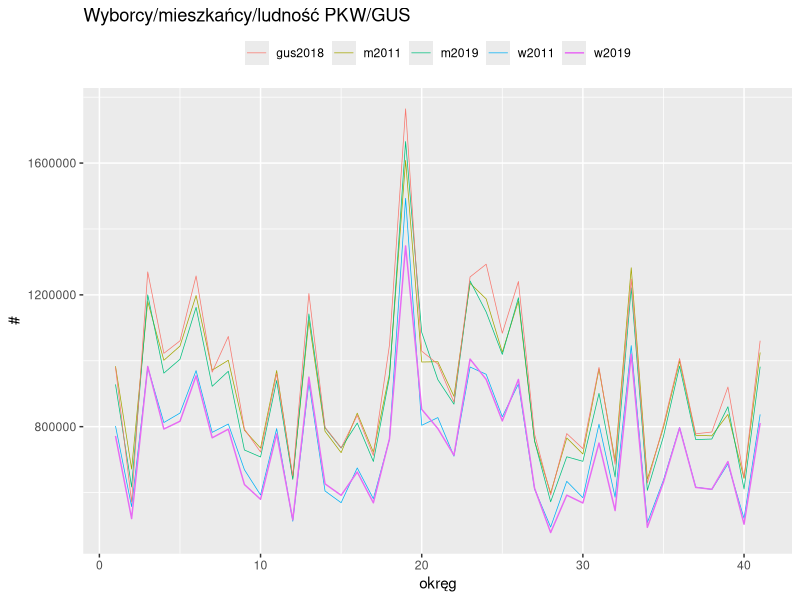
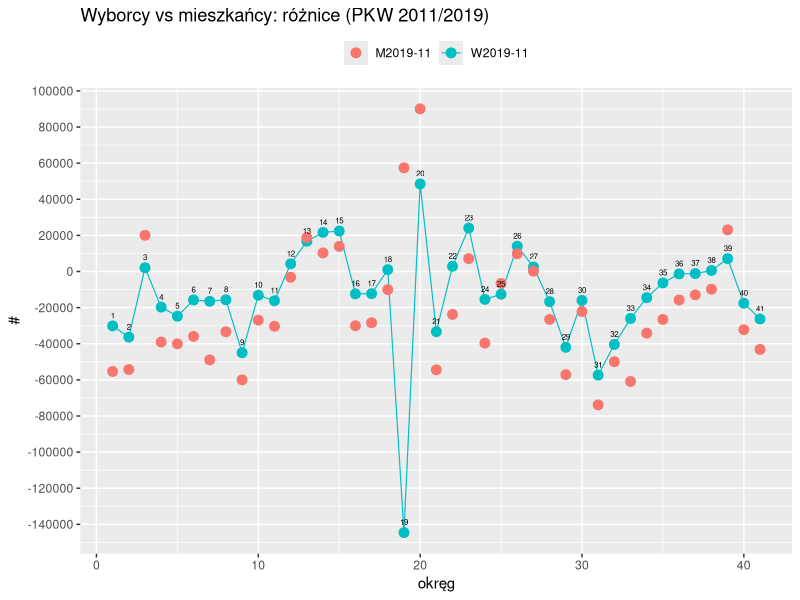
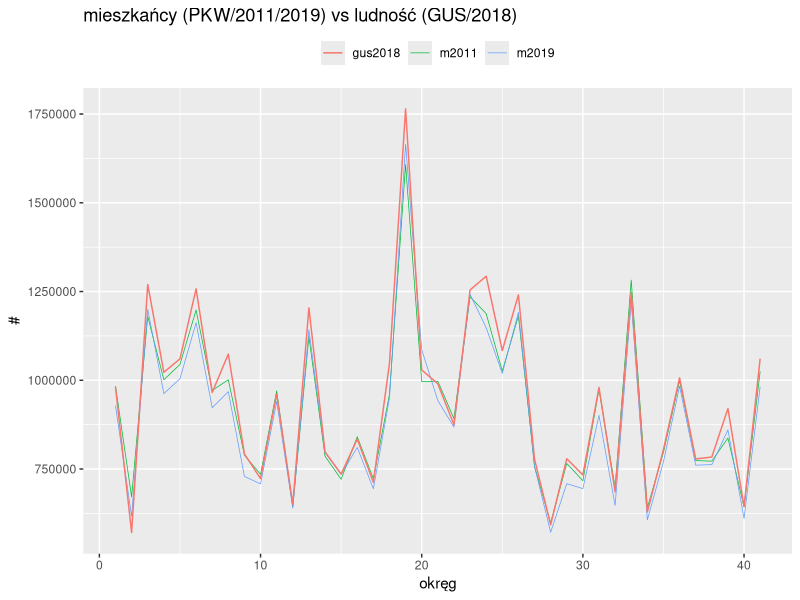
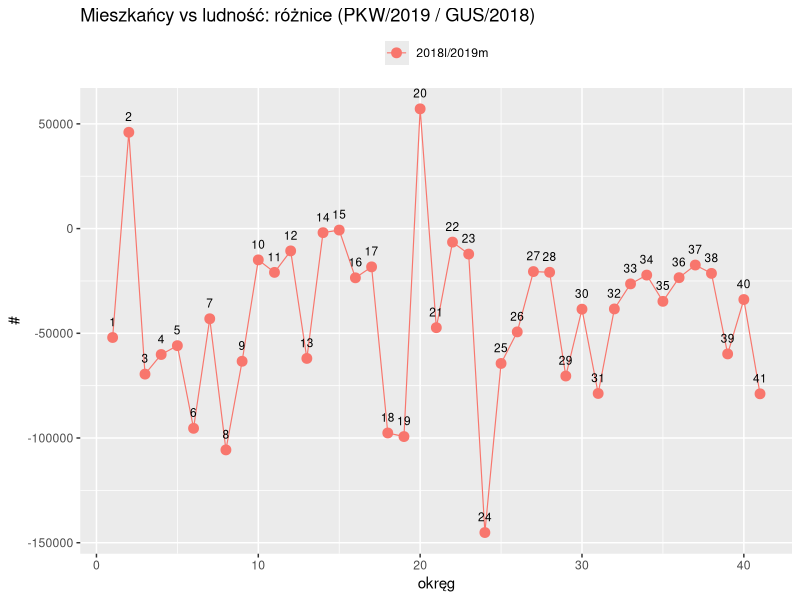
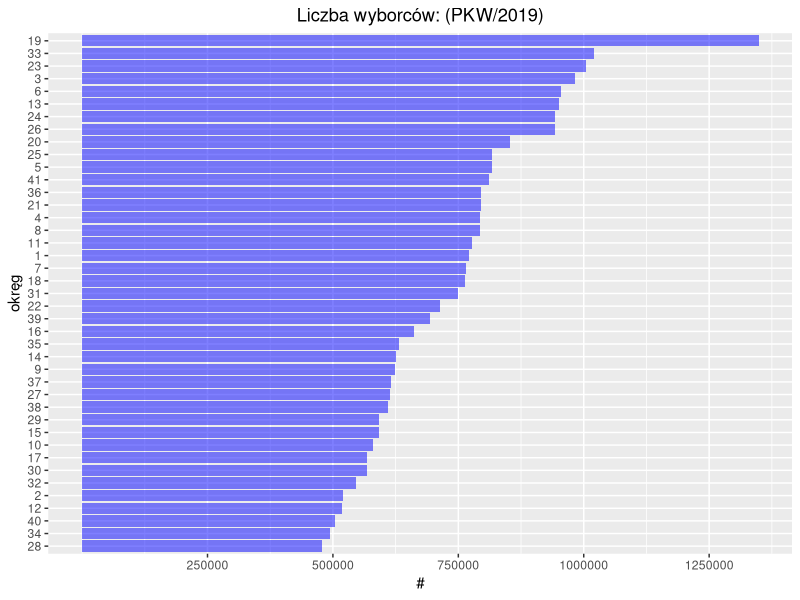
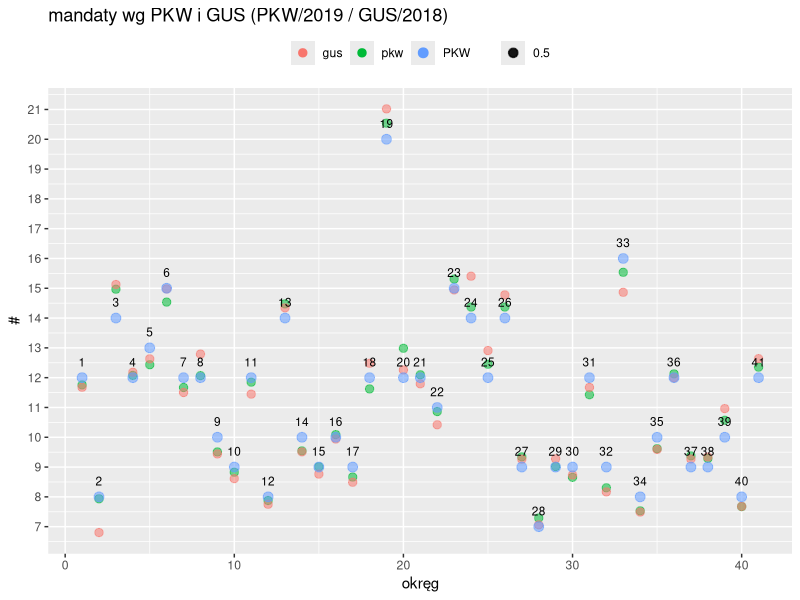
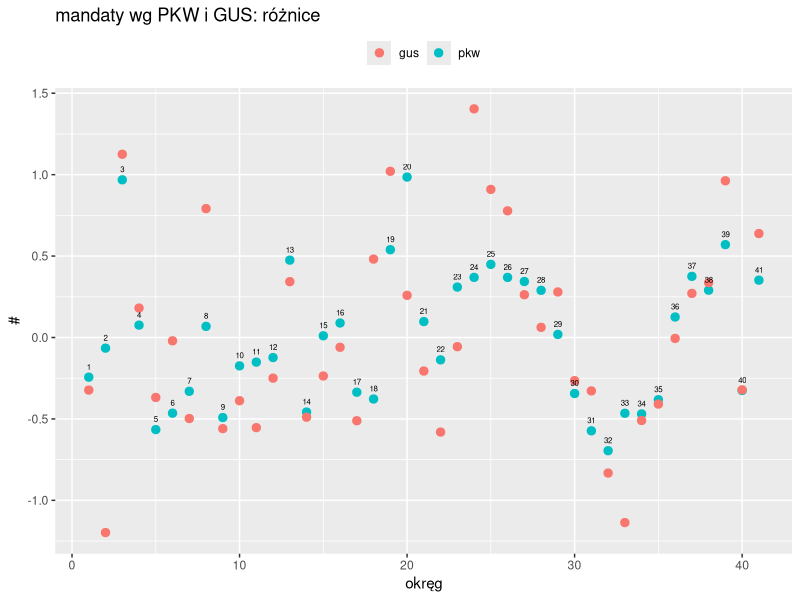
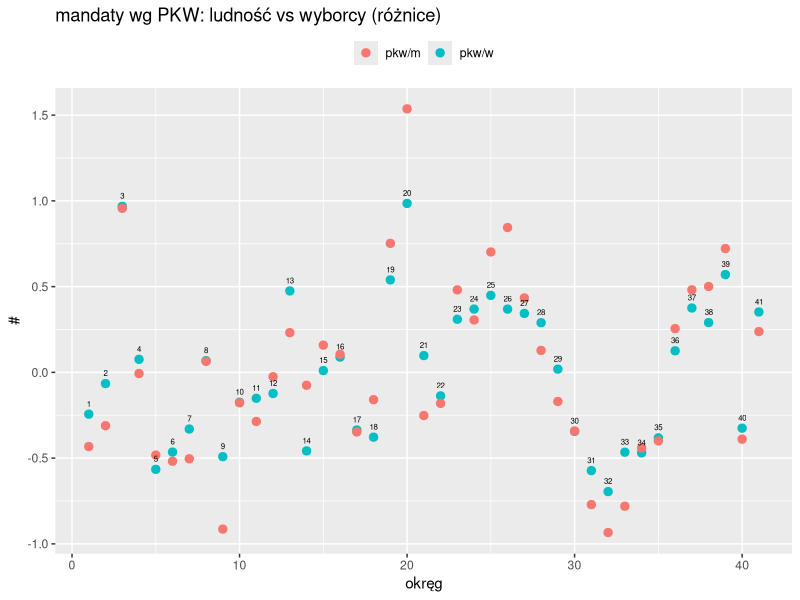

R code for these plots, in order:
require(ggplot2)
pkw <- read.csv("obwody2011pkw2019gus.csv", sep = ';',  header=T, na.string="NA");

#bar.color <- "lightblue";
bar.color <- "blue";

total2019w <- sum(pkw$wyborcy2019)
total2019m.gus <- sum(pkw$ludnosc2018.gus)
total2019m.pkw <- sum(pkw$mieszkancy2019)

mpp2019pkw <- pkw$wyborcy2019 / total2019w * 460
mpp2019gus <- pkw$ludnosc2018.gus/ total2019m.gus * 460
mpp2019pkw.ludnosc <- pkw$mieszkancy2019 / total2019m.pkw * 460

sum (pkw$mandaty)
sum (mpp2019pkw)
sum (mpp2019gus)

pkw$mpp2019pkw <- mpp2019pkw
pkw$mpp2019gus <- mpp2019gus
pkw$mpp2019pkw.ludnosc <- mpp2019pkw.ludnosc

pkw$diff.w <- pkw$wyborcy2019 - pkw$wyborcy2011
pkw$diff.m <- pkw$mieszkancy2019 - pkw$mieszkancy2011

##okrnr;mandatow;wyborcy2011;mieszkancy2011;obwody;powiaty;gminy;mpp;wyborcy2019;mieszkancy2019;kandydaci2019;ludnosc2018.gus
diff.scale <- c( -240, -220, -200, -180, -160, -140, -120, -100, -80, -60, -40, -20,
   0, 20, 40, 60, 80, 100, 120, 140, 160, 180, 200, 220, 240 ) * 1000
mandat.scale <- c( 6, 7, 8, 9, 10, 11, 12, 13, 14, 15, 16, 17, 18, 19, 20, 21)
okr.scale <- c(250,500,750,1000,1250,1500,1750) * 1000

ggplot(pkw, aes(x = okrnr)) +
  ggtitle("Wyborcy/mieszkańcy/ludność PKW/GUS") +
  geom_line(aes(y = wyborcy2011, colour = 'w2011'), size=.25) +
  geom_line(aes(y = wyborcy2019, colour = 'w2019'), size=.5)+
  geom_line(aes(y = mieszkancy2011, colour = 'm2011'), size=.25) +
  geom_line(aes(y = mieszkancy2019, colour = 'm2019'), size=.25) +
  geom_line(aes(y = ludnosc2018.gus, colour = 'gus2018'), size=.25)+
  ylab(label="#") +
  xlab(label="okręg") +
  theme(legend.title=element_blank()) +
  theme(legend.position="top") 

ggplot(pkw, aes(x = okrnr)) +
  ggtitle("Wyborcy vs mieszkańcy: różnice (PKW 2011/2019)") +
  geom_point(aes(y = diff.w, colour = 'W2019-11'), size=3) +
  geom_line(aes(y = diff.w, colour = 'W2019-11'), size=.4) +
  geom_point(aes(y = diff.m, colour = 'M2019-11'), size=3) +
  geom_text(data=pkw, aes(label=sprintf("%s", okrnr), y= diff.w), vjust=-1.25, size=2 ) +
  ylab(label="#") +
  xlab(label="okręg") +
  scale_y_continuous(breaks=diff.scale) +
  theme(legend.title=element_blank()) +
  theme(legend.position="top") 

ggplot(pkw, aes(x = okrnr)) +
  ggtitle("mieszkańcy (PKW/2011/2019) vs ludność (GUS/2018)") +
  geom_line(aes(y = mieszkancy2011, colour = 'm2011'), size=.25) +
  geom_line(aes(y = mieszkancy2019, colour = 'm2019'), size=.25) +
  geom_line(aes(y = ludnosc2018.gus, colour = 'gus2018'), size=.5)+
  ylab(label="#") +
  xlab(label="okręg") +
  theme(legend.title=element_blank()) +
  theme(legend.position="top") 

pkw$diff.mm <- pkw$mieszkancy2019 - pkw$ludnosc2018.gus

ggplot(pkw, aes(x = okrnr)) +
  ggtitle("Mieszkańcy vs ludność: różnice (PKW/2019 / GUS/2018)") +
  geom_point(aes(y = diff.mm, colour = '2018l/2019m'), size=3) +
  geom_line(aes(y = diff.mm, colour = '2018l/2019m'), size=.4) +
  ##geom_point(aes(y = diff.mm, colour = '2018l/2019m'), size=1) +
  ##geom_text(data=pkw, aes(label=sprintf("%.1f", diff.mm/1000), y= diff.mm), vjust=-1.25, size=3 ) +
  geom_text(data=pkw, aes(label=sprintf("%s", okrnr), y= diff.mm), vjust=-1.25, size=3 ) +
  ylab(label="#") +
  xlab(label="okręg") +
  theme(legend.title=element_blank()) +
  theme(legend.position="top") 

## bar plot
ggplot(pkw, aes(x = reorder(okrnr, wyborcy2019), y=wyborcy2019 )) +
  ggtitle("Liczba wyborców: (PKW/2019)") +
  #geom_bar(stat="identity", color=bar.color, fill=bar.color,  alpha=.5  ) +
  geom_bar(stat="identity", fill=bar.color,  alpha=.5  ) +
  scale_y_continuous(breaks=okr.scale) +
  xlab(label="okręg") +
  ylab(label="#") +
  coord_flip()+
  theme(plot.title = element_text(hjust = 0.5))

ggplot(pkw, aes(x = okrnr)) +
  ggtitle("mandaty wg PKW i GUS (PKW/2019 / GUS/2018)") +
  geom_point(aes(y = mpp2019pkw, colour = 'pkw', alpha=.5), size=2.5) +
  geom_point(aes(y = mpp2019gus, colour = 'gus', alpha=.5), size=2.5) +
  geom_point(aes(y = mandaty, colour = 'PKW', alpha=.5), size=3) +
  geom_text(data=pkw, aes(label=sprintf("%i", okrnr), y= mandaty), vjust=-1.25, size=3 ) +
  ylab(label="#") +
  xlab(label="okręg") +
  scale_y_continuous(breaks=mandat.scale) +
  theme(legend.title=element_blank()) +
  theme(legend.position="top") 

pkw$m.diff.pkw <- pkw$mpp2019pkw - pkw$mandaty
pkw$m.diff.gus <- pkw$mpp2019gus - pkw$mandaty
pkw$m.diff.pkw.pkw  <- pkw$mpp2019pkw.ludnosc - pkw$mandaty

ggplot(pkw, aes(x = okrnr)) +
  ggtitle("mandaty wg PKW i GUS: różnice") +
  geom_point(aes(y = m.diff.pkw, colour = 'pkw'), size=2.5) +
  geom_point(aes(y = m.diff.gus, colour = 'gus'), size=2.5) +
  geom_text(data=pkw, aes(label=sprintf("%s", okrnr), y= m.diff.pkw), vjust=-1.25, size=2.0 ) +
  ylab(label="#") +
  xlab(label="okręg") +
  theme(legend.title=element_blank()) +
  theme(legend.position="top") 

ggplot(pkw, aes(x = okrnr)) +
  ggtitle("mandaty wg PKW: ludność vs wyborcy (różnice)") +
  geom_point(aes(y = m.diff.pkw, colour = 'pkw/w'), size=2.5) +
  geom_point(aes(y = m.diff.pkw.pkw, colour = 'pkw/m'), size=2.5) +
  geom_text(data=pkw, aes(label=sprintf("%s", okrnr), y= m.diff.pkw), vjust=-1.25, size=2.0 ) +
  ###geom_point(aes(y = mandaty, colour = 'PKW', alpha=.5), size=3) +
  ylab(label="#") +
  xlab(label="okręg") +
  theme(legend.title=element_blank()) +
  theme(legend.position="top") 
